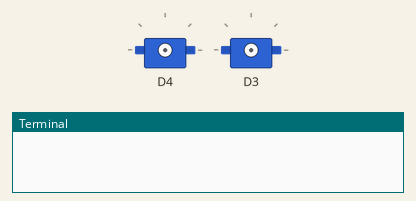
The program below on a simulated Arduino board driven over Firmata from a computer. Shown: 2 × servo, the last lines printed to the terminal.

Above: at 0.1 s.
At 5.2 s:
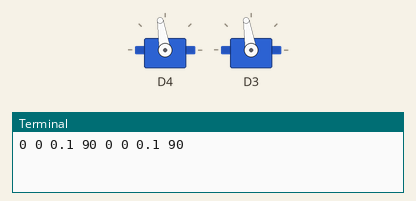
Timing chart, 0 to 6.7 s (numbered marks = the images above):
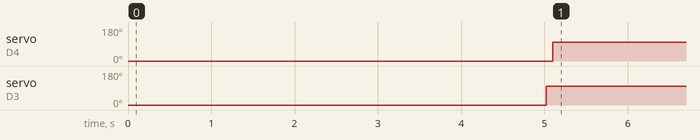

Measured:
- by itself, servo on D4: 0° → 99° at 5.1 s
- by itself, servo on D3: 0° → 99° at 5.0 s

The program:

raspberrypi_test.py
```python
import math

from pyfirmata import Arduino, util
from time import sleep
A0 = 0
B0 = 0
C0 = 0.5
D0 = 90

A1 = 0
B1 = 0
C1 = 0.5
D1 = 90

# PID constants (tune these based on your system)
Kp = 0.1  # Proportional gain
Ki = 0  # Integral gain
Kd = 0  # Derivative gain

# Initialize previous values for PID
prev_errorX = 0
prev_errorY = 0
integralX = 0
integralY = 0
dt = 0.01  # Time step (seconds)

# Set up the Arduino board (replace 'COM8' with your Arduino's COM port)
board = Arduino('COM8')  # Adjust the COM port based on your system

# Define the pin for the servo (usually PWM pins)
servoV_pin = 4
servoH_pin = 3# Servo control pin (could be any PWM pin)

# Attach the servo to the board
servoV = board.get_pin(f'd:{servoV_pin}:s')  # 's' means it's a servo
servoH = board.get_pin(f'd:{servoH_pin}:s')
# Start an iterator thread to read analog inputs
it = util.Iterator(board)
it.start()

# Main loop to control the servo
def angle_calc(coordinates):
    X = coordinates[0]
    Y = coordinates[1]
    angleX = D0 + C0*X +B0*X**2 + A0*X**3
    angleY = D1 + C1*X +B1*Y**2 + A1*Y**3
    return angleX, angleY

def calculate_PID_coefficients(errorX, errorY):
    global prev_errorX, prev_errorY, integralX, integralY

    # Proportional term
    P_X = Kp * errorX
    P_Y = Kp * errorY

    # Integral term
    integralX += errorX * dt
    integralY += errorY * dt
    I_X = Ki * integralX
    I_Y = Ki * integralY

    # Derivative term
    derivativeX = (errorX - prev_errorX) / dt
    derivativeY = (errorY - prev_errorY) / dt
    D_X = Kd * derivativeX
    D_Y = Kd * derivativeY

    # Update previous errors
    prev_errorX = errorX
    prev_errorY = errorY

    # Calculate coefficients
    global A0, B0, C0, D0, A1, B1, C1, D1
    C0 = P_X + I_X + D_X
    B0 = 0  # Modify based on specific requirements
    A0 = 0  # Modify based on specific requirements
    C1 = P_Y + I_Y + D_Y
    B1 = 0  # Modify based on specific requirements
    A1 = 0  # Modify based on specific requirements

    print(A0, B0, C0, D0, A1, B1, C1, D1)


try:
    while True:
        calculate_PID_coefficients(1,1)
        angleX, angleY = angle_calc([90,90])
        servoH.write(angleX)
        sleep(0.1)
        servoV.write(angleY)
        sleep(0.1)


except KeyboardInterrupt:
    print("Exiting program.")

finally:
    # Clean up and close the board connection
    board.exit()
```
